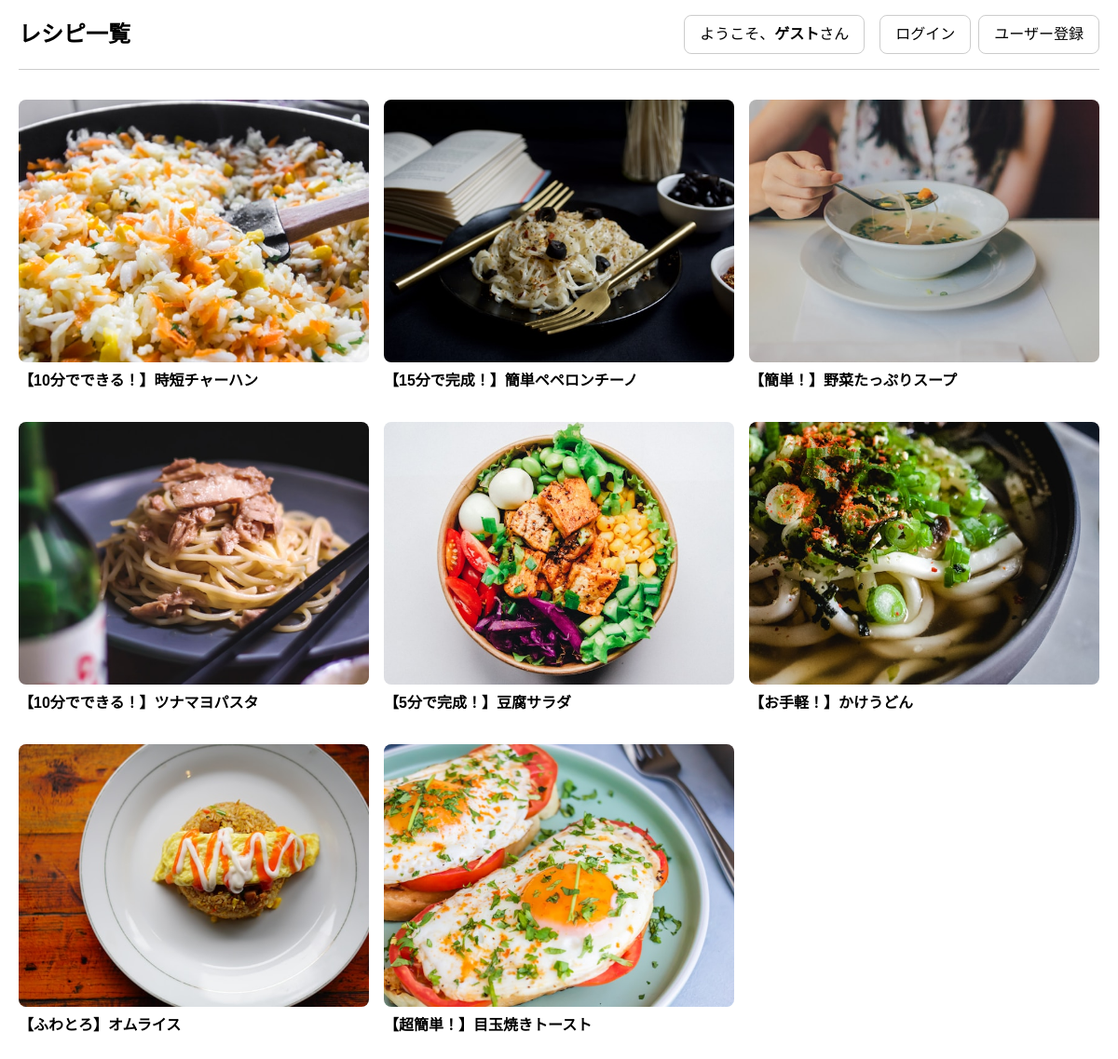
The page / on the database its author committed.
### tables this page shows
CREATE TABLE `recipes` (
  `id` int(11) NOT NULL,
  `user_id` int(11) NOT NULL,
  `title` varchar(255) NOT NULL,
  `ingredients` text NOT NULL,
  `instructions` text NOT NULL,
  `image` varchar(255) DEFAULT NULL,
  `created_at` datetime DEFAULT current_timestamp()
);

### index.php (called while the page is built)
<?php
include_once dirname(__FILE__) . '/model/functions.php';
$sql = 'SELECT * FROM recipes';
$recipes = getData($dbname, $user, $password, $sql);
$recipes = $recipes ?? [];
include_once dirname(__FILE__) . '/view/index-view.php';

### model/functions.php (called while the page is built, shortened)
<?php
function connectDb($dbname, $user, $password)
{
    try {
        $dbh = new PDO($dbname, $user, $password);
        $dbh->setAttribute(PDO::ATTR_ERRMODE, PDO::ERRMODE_EXCEPTION);
        return $dbh;
    } catch (PDOException $e) {
        die('接続に失敗しました: ' . $e->getMessage());
    }
}
function getData($dbname, $user, $password, $sql)
{
    $dbh = connectDb($dbname, $user, $password);
    try {
        $stmt = $dbh->query($sql);
        $data = [];
        while ($row = $stmt->fetch(PDO::FETCH_ASSOC)) {
            $data[] = $row;
        }
        return $data;
    } catch (PDOException $e) {
        die('SQL実行エラー: ' . $e->getMessage());
    }
}

### view/index-view.php (the view, shortened to what this page needs)
<!DOCTYPE html>
<html lang="ja">
<?php
include_once __DIR__ . '../../components/head.php';
?>
<body>
    <?php include_once __DIR__ . '../../components/header.php'; ?>
    <main>
        <ul class="recipe-items">
            <?php foreach ($recipes as $recipe): ?>
                <?php
                $file_path = !empty($recipe['image'])
                    ? __DIR__ . '/../uploads/' . htmlspecialchars($recipe['image'])
                    : '';
                ?>
                <li>
                    <a class="recipe-item" href="recipe.php?id=<?= $recipe['id'] ?>">
                        <?php if (!empty($recipe['image']) && file_exists($file_path)): ?>
                            <img src="uploads/<?= htmlspecialchars($recipe['image']) ?>" alt="レシピ画像">
                        <?php else: ?>
                            <div class="no-image"></div>
                        <?php endif; ?>
                        <h3><?= htmlspecialchars($recipe['title']) ?></h3>
                    </a>
                </li>
            <?php endforeach; ?>
        </ul>
    </main>
</body>
</html>

### components/head.php (shortened to what this page needs)
<head>
    <link rel="stylesheet" href="./assets/css/reset.css">
    <link rel="stylesheet" href="./assets/css/style.css">
</head>

### components/header.php (shortened to what this page needs)
<?php
if (isset($_SESSION['user_id']) && isset($_SESSION['username'])) {
    $userId = $_SESSION['user_id'];
    $userName = $_SESSION['username'];
} else {
    $userId = null;
    $userName = "ゲスト";
}
?>
<header>
    <h1><a href="index.php">レシピ一覧</a></h1>
    <nav>
        <div class="h_user">
            <p>ようこそ、<b><?= $userName ?></b>さん</p>
        </div>
        <ul>
            <?php if ($userId): ?>
                <li style="background:#333;"><a href="post_recipe.php" style="color:#fff;">レシピを投稿</a></li>
                <li><a href="logout.php">ログアウト</a></li>
            <?php else: ?>
                <li><a href="login.php">ログイン</a></li>
                <li><a href="register.php">ユーザー登録</a></li>
            <?php endif; ?>
        </ul>
    </nav>
</header>

### assets/css/style.css (style rules this page uses)
html { line-height: 1.5; }
body { font-family: Arial, sans-serif; padding-inline: 20px; padding-bottom: 80px; }
main { display: grid; gap:4rem; }
h1 { color: #333; }
p { line-height: 1.5; }
ul { list-style-type: none; padding: 0; }
img { width: 100%; border-radius: .5rem; aspect-ratio: 4/3; object-fit: cover; }
.recipe-items { display: grid; grid-template-columns: repeat(auto-fill, minmax(280px, 1fr)); gap:2rem 1rem ; }

### rows shown on the page
recipes: image (picture), title "【10分でできる！】時短チャーハン"
recipes: image (picture), title "【15分で完成！】簡単ペペロンチーノ"
recipes: image (picture), title "【簡単！】野菜たっぷりスープ"
recipes: image (picture), title "【10分でできる！】ツナマヨパスタ"
recipes: image (picture), title "【5分で完成！】豆腐サラダ"
recipes: image (picture), title "【お手軽！】かけうどん"
recipes: image (picture), title "【ふわとろ】オムライス"
recipes: image (picture), title "【超簡単！】目玉焼きトースト"

### other values the page prints
$userName "ゲスト"
